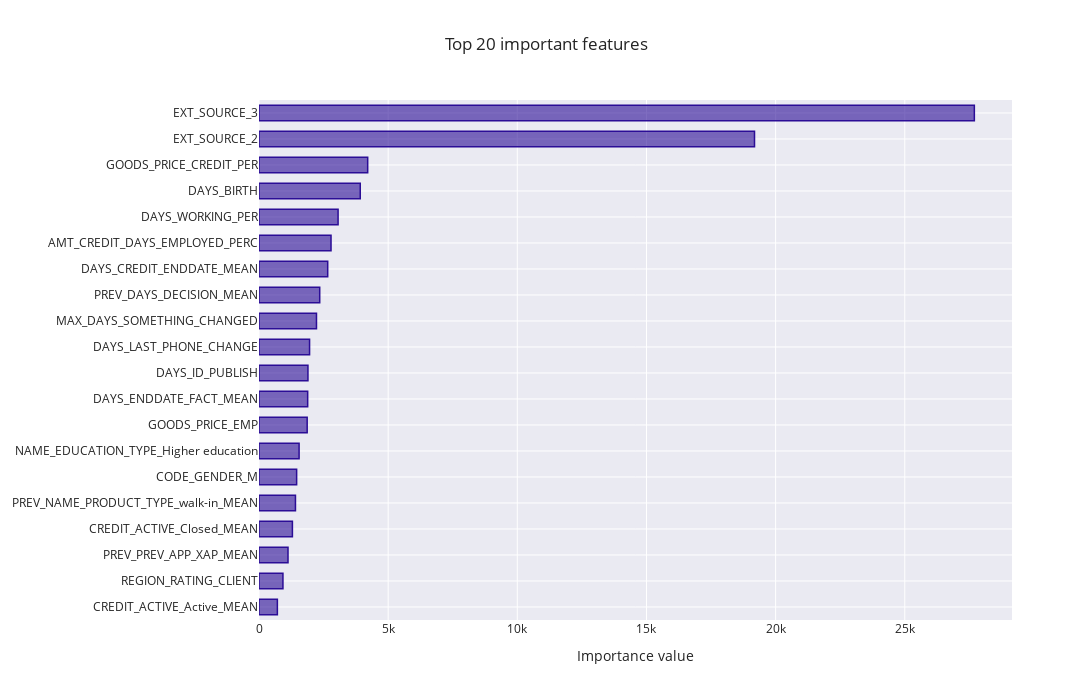

Notebook code for this chart:
### Markdown cell above
## LGBM

### Code cell
# fit model on train
LGBM.fit(train, train_true)

# evaluate
evaluate_estimator(LGBM,
                   train,
                   train_true,
                   test,
                   test_true,
                   SCORER,
                   cost,
                   cv)

# Distribution of prediction probabilities versus classes
train_predicted_probas = LGBM.predict_proba(train)
proba_distributions(train_true,train_predicted_probas)

# Distribution of prediction probabilities versus classes
test_predicted_probas = LGBM.predict_proba(test)
proba_distributions(test_true,test_predicted_probas)

# Feature importance
feature_importance_plot(LGBM[-1].feature_importances_,train)

### Figure 1 — Plotly figure (JSON) as saved in the notebook; plotly's stock layout.template omitted (floating-point values rounded to 4 significant figures)
{"data": [{"marker": {"color": "rgba(43, 13, 150, 0.6)", "line": {"color": "rgba(43, 13, 150, 1.0)", "width": 1.5}}, "orientation": "h", "type": "bar", "x": [711.0, 926.7, 1123.0, 1293.0, 1411.0, 1457.0, 1552.0, 1865.0, 1885.0, 1895.0, 1958.0, 2225.0, 2351.0, 2660.0, 2788.0, 3061.0, 3920.0, 4208.0, 19180.0, 27690.0], "y": ["CREDIT_ACTIVE_Active_MEAN", "REGION_RATING_CLIENT", "PREV_PREV_APP_XAP_MEAN", "CREDIT_ACTIVE_Closed_MEAN", "PREV_NAME_PRODUCT_TYPE_walk-in_MEAN", "CODE_GENDER_M", "NAME_EDUCATION_TYPE_Higher education", "GOODS_PRICE_EMP", "DAYS_ENDDATE_FACT_MEAN", "DAYS_ID_PUBLISH", "DAYS_LAST_PHONE_CHANGE", "MAX_DAYS_SOMETHING_CHANGED", "PREV_DAYS_DECISION_MEAN", "DAYS_CREDIT_ENDDATE_MEAN", "AMT_CREDIT_DAYS_EMPLOYED_PERC", "DAYS_WORKING_PER", "DAYS_BIRTH", "GOODS_PRICE_CREDIT_PER", "EXT_SOURCE_2", "EXT_SOURCE_3"]}], "layout": {"autosize": false, "bargap": 0.4, "height": 700, "title": {"text": "Top 20 important features"}, "width": 1300, "xaxis": {"autorange": true, "range": [0, 29150.0], "title": {"text": "Importance value"}, "type": "linear"}, "yaxis": {"automargin": true, "autorange": true, "range": [-0.5, 19.5], "type": "category"}}}
